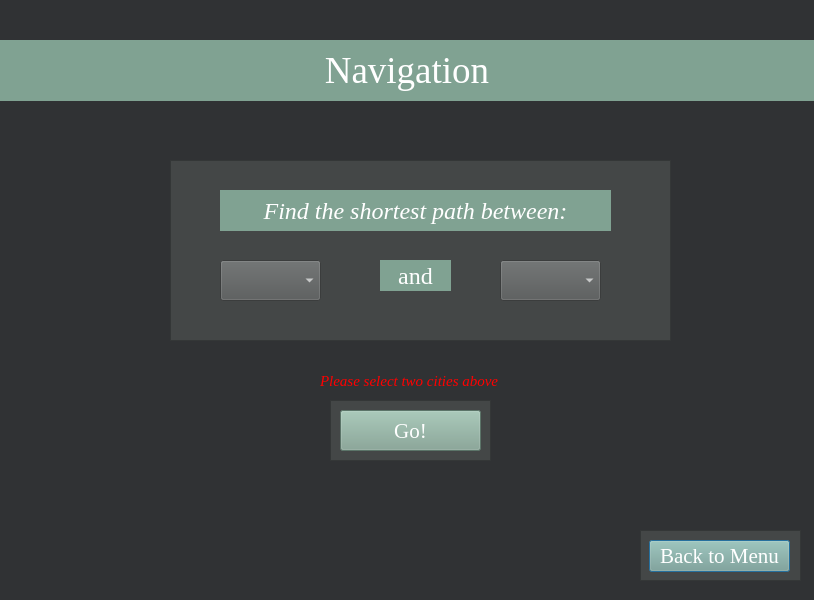
<?xml version="1.0" encoding="UTF-8"?>
<ui version="4.0">
 <class>Navigate</class>
 <widget class="QDialog" name="Navigate">
  <property name="geometry">
   <rect>
    <x>0</x>
    <y>0</y>
    <width>814</width>
    <height>600</height>
   </rect>
  </property>
  <property name="windowTitle">
   <string>Dialog</string>
  </property>
  <property name="styleSheet">
   <string notr="true">background-color: rgb(48, 50, 52);
</string>
  </property>
  <widget class="QLabel" name="label">
   <property name="geometry">
    <rect>
     <x>0</x>
     <y>40</y>
     <width>814</width>
     <height>61</height>
    </rect>
   </property>
   <property name="font">
    <font>
     <family>Georgia</family>
     <pointsize>28</pointsize>
    </font>
   </property>
   <property name="styleSheet">
    <string notr="true">color: rgb(255, 255, 255);
background-color: rgb(128, 162, 146);</string>
   </property>
   <property name="text">
    <string>Navigation</string>
   </property>
   <property name="alignment">
    <set>Qt::AlignCenter</set>
   </property>
  </widget>
  <widget class="QPushButton" name="back">
   <property name="geometry">
    <rect>
     <x>649</x>
     <y>540</y>
     <width>141</width>
     <height>32</height>
    </rect>
   </property>
   <property name="font">
    <font>
     <family>Georgia</family>
     <pointsize>16</pointsize>
    </font>
   </property>
   <property name="styleSheet">
    <string notr="true">color: rgb(255, 255, 255);
background-color: rgb(128, 162, 146);</string>
   </property>
   <property name="text">
    <string>Back to Menu</string>
   </property>
  </widget>
  <widget class="QLabel" name="label_2">
   <property name="geometry">
    <rect>
     <x>220</x>
     <y>190</y>
     <width>391</width>
     <height>41</height>
    </rect>
   </property>
   <property name="font">
    <font>
     <family>Georgia</family>
     <pointsize>18</pointsize>
     <italic>true</italic>
    </font>
   </property>
   <property name="styleSheet">
    <string notr="true">color: rgb(255, 255, 255);
background-color: rgb(128, 162, 146);</string>
   </property>
   <property name="text">
    <string>Find the shortest path between:</string>
   </property>
   <property name="alignment">
    <set>Qt::AlignCenter</set>
   </property>
  </widget>
  <widget class="QLabel" name="label_3">
   <property name="geometry">
    <rect>
     <x>380</x>
     <y>260</y>
     <width>71</width>
     <height>31</height>
    </rect>
   </property>
   <property name="font">
    <font>
     <family>Georgia</family>
     <pointsize>18</pointsize>
    </font>
   </property>
   <property name="styleSheet">
    <string notr="true">color: rgb(255, 255, 255);
background-color: rgb(128, 162, 146);</string>
   </property>
   <property name="text">
    <string>and</string>
   </property>
   <property name="alignment">
    <set>Qt::AlignCenter</set>
   </property>
  </widget>
  <widget class="QComboBox" name="source">
   <property name="geometry">
    <rect>
     <x>220</x>
     <y>260</y>
     <width>101</width>
     <height>41</height>
    </rect>
   </property>
   <property name="styleSheet">
    <string notr="true">background-color: rgb(83, 86, 86);
color: rgb(255, 255, 255);</string>
   </property>
  </widget>
  <widget class="QComboBox" name="destination">
   <property name="geometry">
    <rect>
     <x>500</x>
     <y>260</y>
     <width>101</width>
     <height>41</height>
    </rect>
   </property>
   <property name="styleSheet">
    <string notr="true">background-color: rgb(83, 86, 86);
color: rgb(255, 255, 255);</string>
   </property>
  </widget>
  <widget class="QFrame" name="frame">
   <property name="geometry">
    <rect>
     <x>640</x>
     <y>530</y>
     <width>161</width>
     <height>51</height>
    </rect>
   </property>
   <property name="styleSheet">
    <string notr="true">background-color: rgb(68, 71, 71);</string>
   </property>
   <property name="frameShape">
    <enum>QFrame::StyledPanel</enum>
   </property>
   <property name="frameShadow">
    <enum>QFrame::Raised</enum>
   </property>
  </widget>
  <widget class="QFrame" name="frame_2">
   <property name="geometry">
    <rect>
     <x>170</x>
     <y>160</y>
     <width>501</width>
     <height>181</height>
    </rect>
   </property>
   <property name="styleSheet">
    <string notr="true">background-color: rgb(68, 71, 71);</string>
   </property>
   <property name="frameShape">
    <enum>QFrame::StyledPanel</enum>
   </property>
   <property name="frameShadow">
    <enum>QFrame::Raised</enum>
   </property>
  </widget>
  <widget class="QPushButton" name="go">
   <property name="geometry">
    <rect>
     <x>340</x>
     <y>410</y>
     <width>141</width>
     <height>41</height>
    </rect>
   </property>
   <property name="font">
    <font>
     <family>Georgia</family>
     <pointsize>16</pointsize>
    </font>
   </property>
   <property name="styleSheet">
    <string notr="true">color: rgb(255, 255, 255);
background-color: rgb(128, 162, 146);</string>
   </property>
   <property name="text">
    <string>Go!</string>
   </property>
  </widget>
  <widget class="QFrame" name="frame_3">
   <property name="geometry">
    <rect>
     <x>330</x>
     <y>400</y>
     <width>161</width>
     <height>61</height>
    </rect>
   </property>
   <property name="styleSheet">
    <string notr="true">background-color: rgb(68, 71, 71);</string>
   </property>
   <property name="frameShape">
    <enum>QFrame::StyledPanel</enum>
   </property>
   <property name="frameShadow">
    <enum>QFrame::Raised</enum>
   </property>
  </widget>
  <widget class="QLabel" name="errorlabel">
   <property name="geometry">
    <rect>
     <x>320</x>
     <y>370</y>
     <width>231</width>
     <height>21</height>
    </rect>
   </property>
   <property name="font">
    <font>
     <family>Georgia</family>
     <pointsize>11</pointsize>
     <italic>true</italic>
    </font>
   </property>
   <property name="styleSheet">
    <string notr="true">color: rgb(255, 0, 0);</string>
   </property>
   <property name="text">
    <string>Please select two cities above</string>
   </property>
  </widget>
  <zorder>frame_3</zorder>
  <zorder>frame_2</zorder>
  <zorder>frame</zorder>
  <zorder>label</zorder>
  <zorder>back</zorder>
  <zorder>label_2</zorder>
  <zorder>label_3</zorder>
  <zorder>source</zorder>
  <zorder>destination</zorder>
  <zorder>go</zorder>
  <zorder>errorlabel</zorder>
 </widget>
 <resources/>
 <connections/>
</ui>
